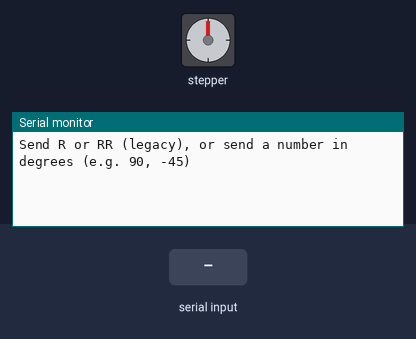
Recording of a sketch running on a simulated Arduino Mega 2560, built with avr-gcc and run on an emulated ATmega2560. On the bench: stepper motor, the last lines printed to the serial monitor. Wiring (inferred from the names in the program): stepper motor (2048 steps per turn assumed): coils pin 38, pin 39, pin 36, pin 37. Inputs (shaded band) come from the test bench.

Above: at 1.2 s.
1.3 s: "R\n" received over Serial
At 3.3 s:
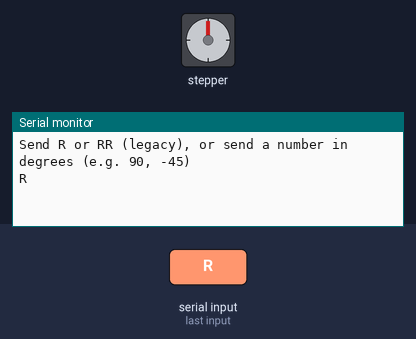
4.3 s: "RR\n" received over Serial
At 6.9 s:
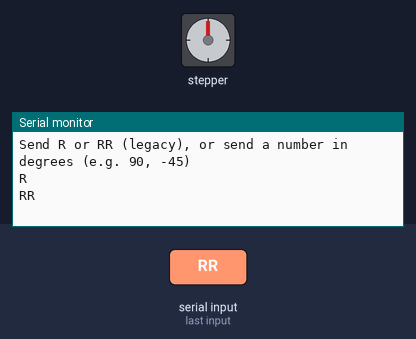
7.3 s: "+\n" received over Serial
At 8.4 s:
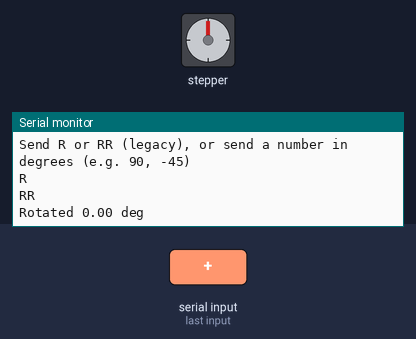

Measured:
- after the input at 1.3 s, the serial monitor: prints a new line after 1.6 s (image 1)
- after the input at 4.3 s, the serial monitor: prints a new line after 1.6 s (image 2)
- after the input at 7.3 s, the serial monitor: prints a new line at once (image 3)

The sketch:

uln2003_motor_test.ino
```cpp
// Simple 28BYJ-48 + ULN2003 motor test.
// Serial commands:
//   R  = rotate one way
//   RR = rotate the other way

// Your wiring:
//   IN1 / BLACK -> Mega pin 38
//   IN2 / GREEN -> Mega pin 36
//   IN3 / BLUE  -> Mega pin 39
//   IN4 / RED   -> Mega pin 37
const int IN1 = 38;
const int IN2 = 36;
const int IN3 = 39;
const int IN4 = 37;

const int coils[4] = {IN1, IN3, IN2, IN4};

const byte sequence[4][4] = {
    {HIGH, LOW, LOW, LOW},
    {LOW, LOW, HIGH, LOW},
    {LOW, HIGH, LOW, LOW},
    {LOW, LOW, LOW, HIGH}};

int stepIndex = 0;

// Steps per full revolution. Change this to match your motor/gearbox
// if you find a different effective step count (some modules use 4096).
const long STEPS_PER_REV = 512;

void energize(int index)
{
  for (int i = 0; i < 4; i++)
  {
    digitalWrite(coils[i], sequence[index][i]);
  }
}

// Rotate by a signed number of steps. Positive = forward, negative = reverse.
void rotateSteps(long steps)
{
  long absSteps = steps >= 0 ? steps : -steps;
  int direction = steps >= 0 ? 1 : -1;

  for (long i = 0; i < absSteps; i++)
  {
    stepIndex = (stepIndex + direction + 4) % 4;
    energize(stepIndex);
    delay(3);
  }

  // Release the motor when the move is complete.
  for (int i = 0; i < 4; i++)
  {
    digitalWrite(coils[i], LOW);
  }
}

void setup()
{
  for (int i = 0; i < 4; i++)
  {
    pinMode(coils[i], OUTPUT);
    digitalWrite(coils[i], LOW);
  }

  Serial.begin(9600);
  Serial.println(F("Send R or RR (legacy), or send a number in degrees (e.g. 90, -45)"));
}

void loop()
{
  if (Serial.available())
  {
    // Read a line (until newline) so the user can send complete numbers.
    String line = Serial.readStringUntil('\n');
    line.trim();
    if (line.length() == 0)
      return;

    // Legacy commands: 'R' or 'RR'
    if (line.equals("R"))
    {
      rotateSteps(STEPS_PER_REV);
      Serial.println(F("R"));
      return;
    }
    if (line.equals("RR"))
    {
      rotateSteps(-STEPS_PER_REV);
      Serial.println(F("RR"));
      return;
    }

    // Otherwise, try to parse as signed degrees.
    char c = line.charAt(0);
    if ((c >= '0' && c <= '9') || c == '+' || c == '-' || c == '.')
    {
      float deg = line.toFloat();
      float rawSteps = (deg / 360.0) * (float)STEPS_PER_REV;
      long steps = (long)(rawSteps >= 0 ? rawSteps + 0.5 : rawSteps - 0.5);
      if (steps != 0)
        rotateSteps(steps);

      Serial.print(F("Rotated "));
      Serial.print(deg);
      Serial.println(F(" deg"));
      return;
    }

    Serial.println(F("Unknown command. Send R, RR, or an angle in degrees."));
  }
}
```
